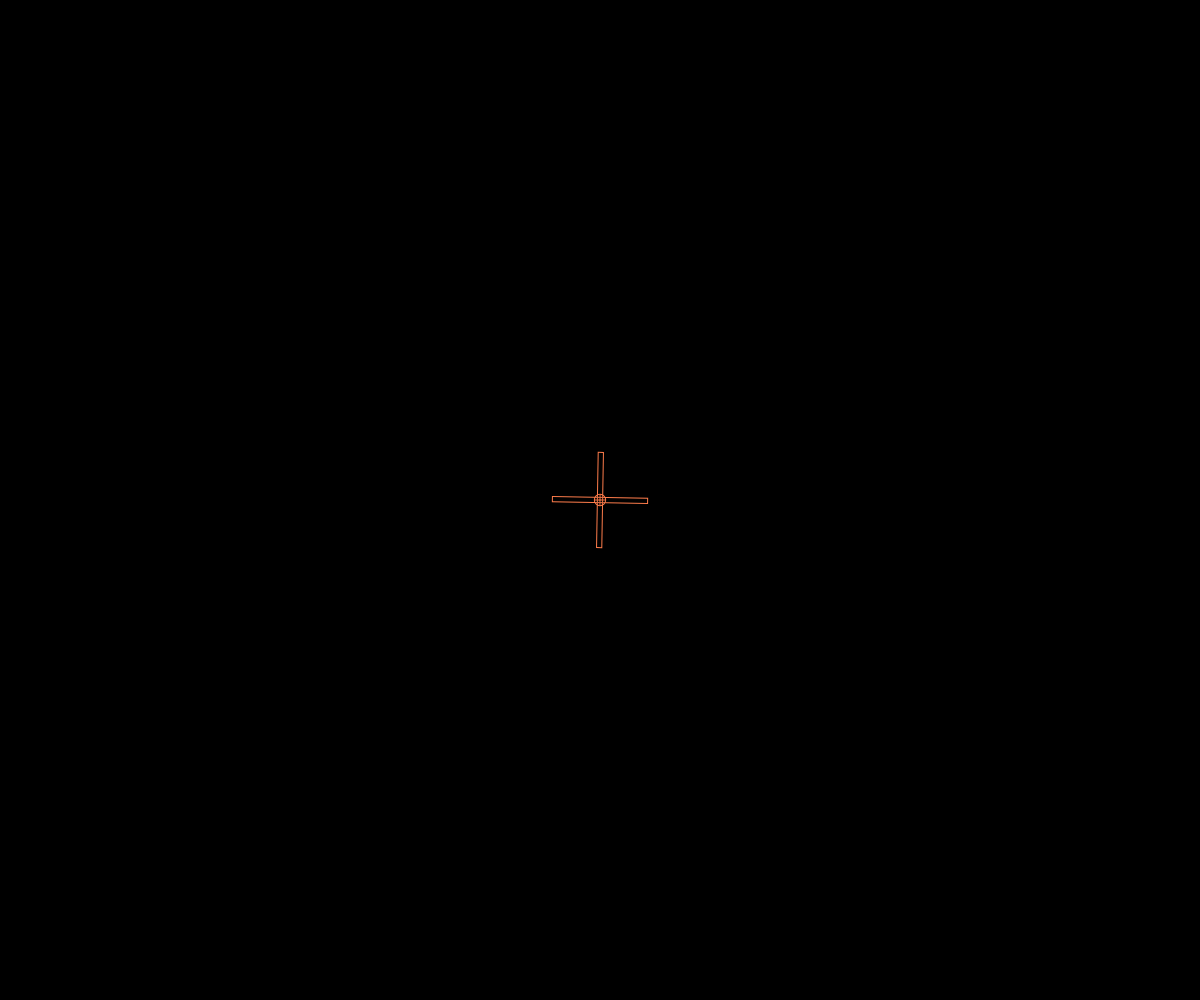
Frame 1 (no input)
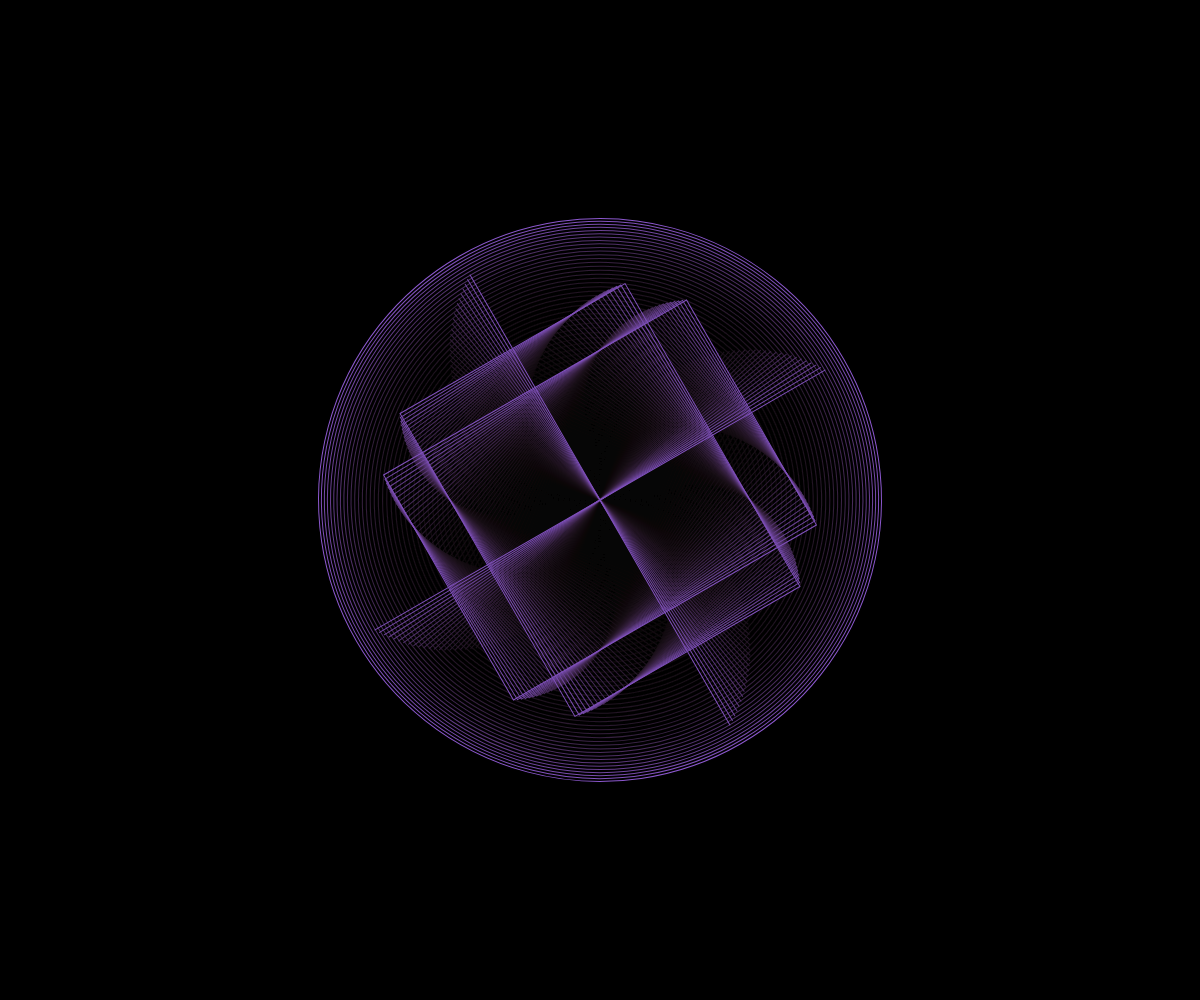
Frame 60 (no input)
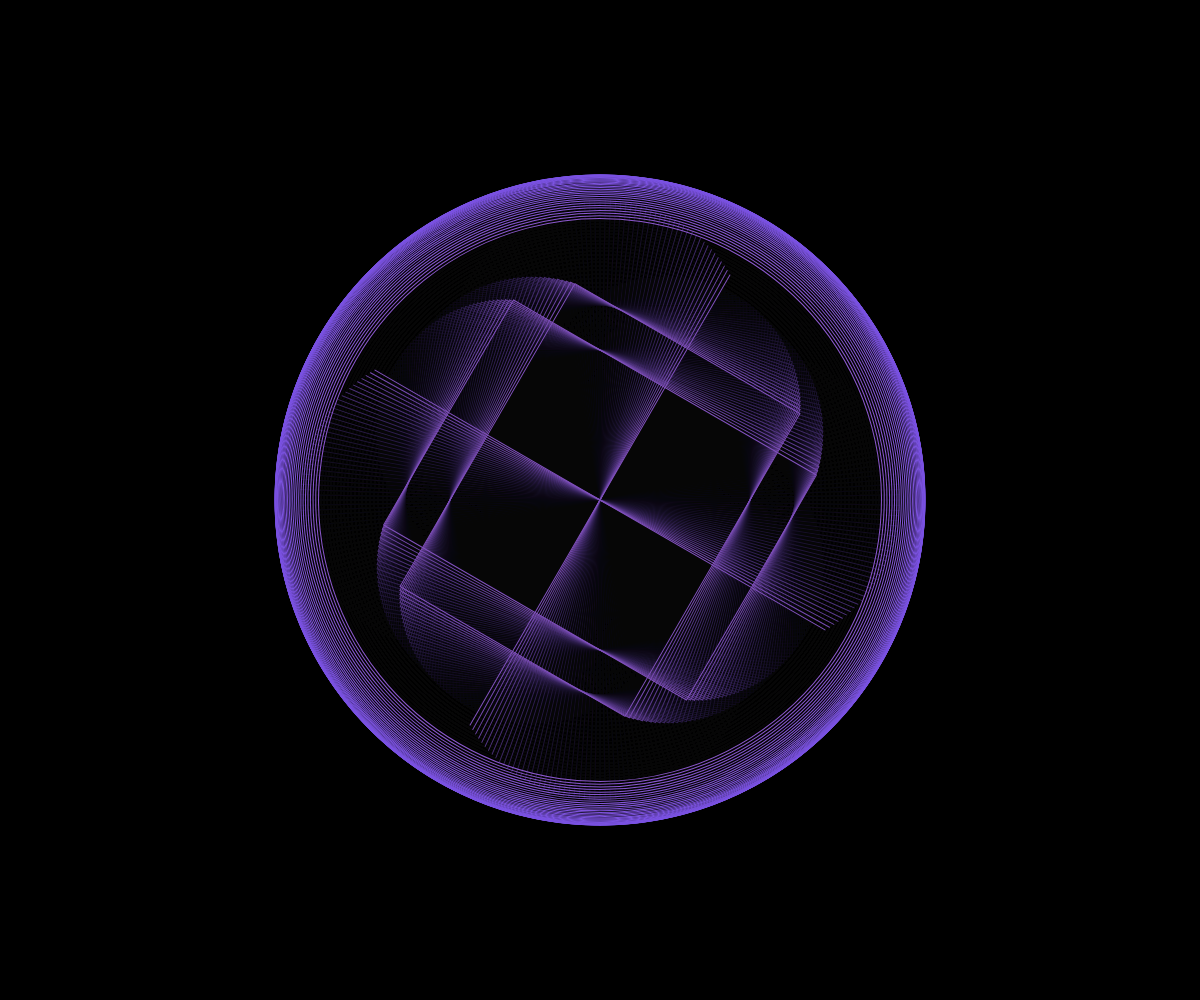
Frame 120 (the mouse pressed at the canvas centre since frame 60)

The p5.js sketch that drew these frames (run headless with seeded random() and noise() and a simulated clock; from frame 60 on, the mouse is pressed at the canvas centre):

// p5.js sketch
// ── sketch.js
function preload(){

}

function setup() {
  createCanvas(windowWidth,windowHeight);
  angleMode(DEGREES);
  rectMode(CENTER);
  frameRate(30);
  background(color('black'));

}

function draw() {

  translate(width/2,height/2);
  rotate(frameCount);

  let angle = sin(frameCount) * 300;
  let angletwo = sin(frameCount) * 650;

  stroke(lerpColor(color('#ff7d48'), color('#7a52e3'), sin(frameCount)));
  strokeWeight(1);
  noFill();
  rect(0, 0, angle, angle+90);
  rect(0, 0, angle+90, angle);
  line(0, 0, 0, angle);
  line(0, 0, angle, 0);
  line(0, 0, 0, -angle);
  line(0, 0, -angle, 0);

  fill(0,0,0,20);
  ellipse(0,0,angletwo,angletwo);

}
